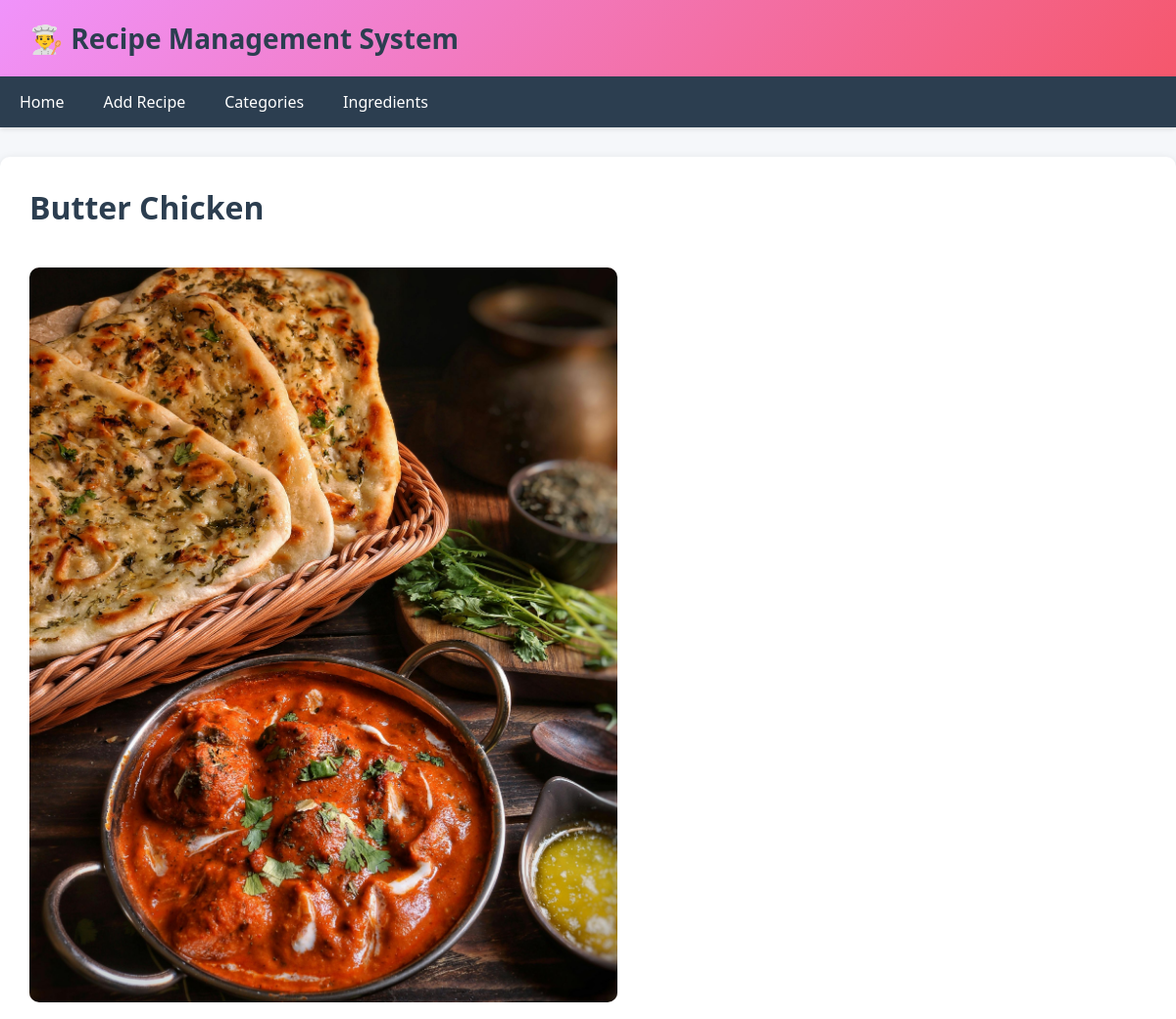
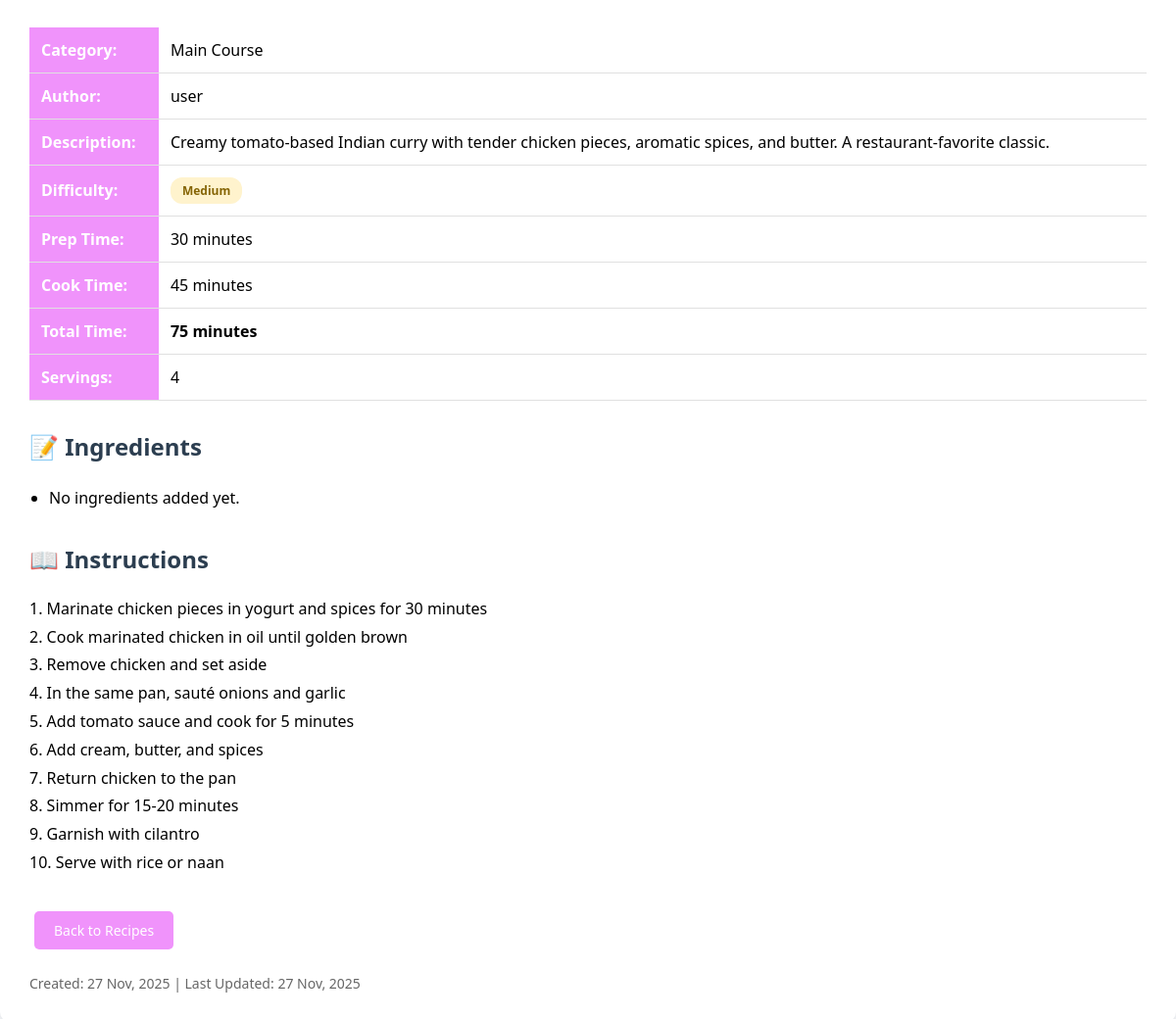
The app's page /recipe/2/ with its own data (2 pictures, top to bottom).
### app/models.py (models this page shows, shortened)
class Recipe(models.Model):
    DIFFICULTY_CHOICES = [
        ('easy', 'Easy'),
        ('medium', 'Medium'),
        ('hard', 'Hard'),
    ]
    title = models.CharField(max_length=200)
    description = models.TextField()
    category = models.ForeignKey(Category, on_delete=models.CASCADE, related_name='recipes')  # ✅ Added relationship
    author = models.ForeignKey(User, on_delete=models.CASCADE, related_name='recipes')  # ✅ Added author
    instructions = models.TextField()
    prep_time = models.IntegerField(help_text="Preparation time in minutes")  # ✅ Added
    cook_time = models.IntegerField(help_text="Cooking time in minutes")  # ✅ Added
    servings = models.IntegerField(default=1)  # ✅ Added
    difficulty = models.CharField(max_length=10, choices=DIFFICULTY_CHOICES, default='medium')  # ✅ Added
    image = models.ImageField(upload_to='recipes/', blank=True, null=True)  # ✅ Added
    created_at = models.DateTimeField(auto_now_add=True)
    updated_at = models.DateTimeField(auto_now=True)
    @property
    def total_time(self):
        return self.prep_time + self.cook_time
    class Meta:
        ordering = ['-created_at']

class Category(models.Model):  # ✅ PascalCase
    name = models.CharField(max_length=100, unique=True)
    description = models.TextField(blank=True)
    created_at = models.DateTimeField(auto_now_add=True)
    class Meta:
        verbose_name_plural = "Categories"
        ordering = ['name']

### app/views.py (the view)
# urls.py: path('recipe/<int:pk>/', RecipeDetailView.as_view(), name='recipe_detail'),
class RecipeDetailView(DetailView):
    model = Recipe
    template_name = 'app/recipe_detail.html'
    context_object_name = 'recipe'

### app/templates/app/recipe_detail.html (shortened to what this page needs)
{% extends 'app/base.html' %}
{% block content %}
<h1>{{ recipe.title }}</h1>
{% if recipe.image %}
<img src="{{ recipe.image.url }}" alt="{{ recipe.title }}" style="max-width: 600px; border-radius: 10px; margin: 20px 0;">
{% endif %}
<table>
    <tr>
        <th>Category:</th>
        <td>{{ recipe.category.name }}</td>
    </tr>
    <tr>
        <th>Author:</th>
        <td>{{ recipe.author.username }}</td>
    </tr>
    <tr>
        <th>Description:</th>
        <td>{{ recipe.description }}</td>
    </tr>
    <tr>
        <th>Difficulty:</th>
        <td>
            <span class="badge {% if recipe.difficulty == 'easy' %}badge-easy{% elif recipe.difficulty == 'medium' %}badge-medium{% else %}badge-hard{% endif %}">
                {{ recipe.get_difficulty_display }}
            </span>
        </td>
    </tr>
    <tr>
        <th>Prep Time:</th>
        <td>{{ recipe.prep_time }} minutes</td>
    </tr>
    <tr>
        <th>Cook Time:</th>
        <td>{{ recipe.cook_time }} minutes</td>
    </tr>
    <tr>
        <th>Total Time:</th>
        <td><strong>{{ recipe.total_time }} minutes</strong></td>
    </tr>
    <tr>
        <th>Servings:</th>
        <td>{{ recipe.servings }}</td>
    </tr>
</table>
<h2 style="margin-top: 30px;">📝 Ingredients</h2>
<ul style="line-height: 2; margin-left: 20px;">
    {% for ri in recipe.recipe_ingredients.all %}
    <li>{{ ri.quantity }} - {{ ri.ingredient.name }}</li>
    {% empty %}
    <li>No ingredients added yet.</li>
    {% endfor %}
</ul>
<h2 style="margin-top: 30px;">📖 Instructions</h2>
<div style="line-height: 1.8; white-space: pre-wrap;">{{ recipe.instructions }}</div>
<div style="margin-top: 30px;">
    <a href="{% url 'recipe_list' %}" class="btn btn-primary">Back to Recipes</a>
</div>
<p style="margin-top: 20px; color: #666; font-size: 14px;">
    Created: {{ recipe.created_at|date:"d M, Y" }} |
    Last Updated: {{ recipe.updated_at|date:"d M, Y" }}
</p>
{% endblock %}

### app/templates/app/base.html (style rules this page uses)
* { margin: 0; padding: 0; box-sizing: border-box; }
body { font-family: 'Segoe UI', Tahoma, Geneva, Verdana, sans-serif; background-color: #f5f7fa; }
h1, h2 { color: #2c3e50; margin-bottom: 20px; }
table { width: 100%; border-collapse: collapse; margin-top: 20px; }
table th, table td { padding: 12px; text-align: left; border-bottom: 1px solid #e0e0e0; }
table th { background-color: #f093fb; color: white; font-weight: 600; }
.btn { display: inline-block; padding: 10px 20px; margin: 5px; text-decoration: none; border-radius: 5px; cursor: pointer; border: none; font-size: 14px; transition: all 0.3s; }
.btn-primary { background-color: #f093fb; color: white; }
.badge { display: inline-block; padding: 5px 12px; border-radius: 12px; font-size: 12px; font-weight: bold; margin-right: 5px; }
.badge-medium { background-color: #fff3cd; color: #856404; }

### records on screen
Recipe: title "Butter Chicken", image (picture), category.name "Main Course", author.username "user", description "Creamy tomato-based Indian curry with tender chicken pieces, aromatic spices, and butter. A restaurant-favorite classic.", difficulty "Medium", prep_time "30", cook_time "45", total_time "75", servings "4", instructions "1. Marinate chicken pieces in yogurt and spices for 30 minutes 2. Cook marinated chicken in oil until golden brown 3. Remove chicken and set aside 4. In the same pan, sauté onions and garlic 5. Add tomato sauce and cook for 5 minutes 6. Add cream, butter, and spices 7. Return chicken to the pan 8. Simmer for 15-20 minutes 9. Garnish with cilantro 10. Serve with rice or naan", created_at "27 Nov, 2025", updated_at "27 Nov, 2025"
